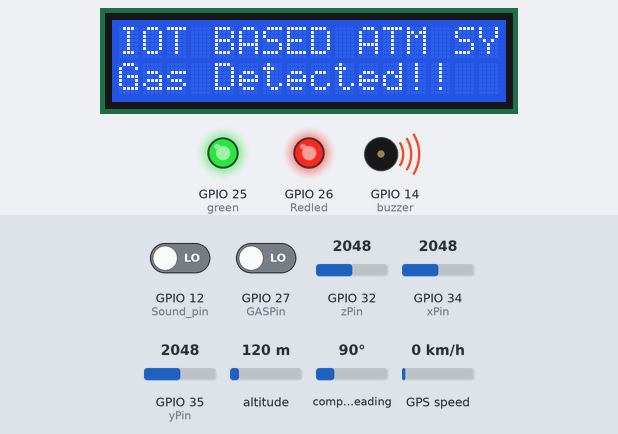
Bench run of a sketch on a simulated ESP32. Shown: 16×2 character LCD, output pins drawn as LEDs (lit = HIGH), buzzer (waves = sounding). Inputs (shaded band) come from the test bench; at power-on: GPIO 27 (GASPin) LOW, GPIO 12 (Sound_pin) LOW, GPIO 32 (zPin) = 2048, GPIO 34 (xPin) = 2048, GPIO 35 (yPin) = 2048, altitude 120 m, compass heading 90°, GPS speed 0 km/h. WiFi joins after 1.5 s; servers stay silent unless stated; the GPS gets a fix after 3 s at 37.7749, -122.4194 with 8 satellites; what the sketch prints to the serial monitor is not drawn.

Above: at 4.1 s.
4.2 s: GPIO 27 (GASPin) driven HIGH
At 12.8 s:
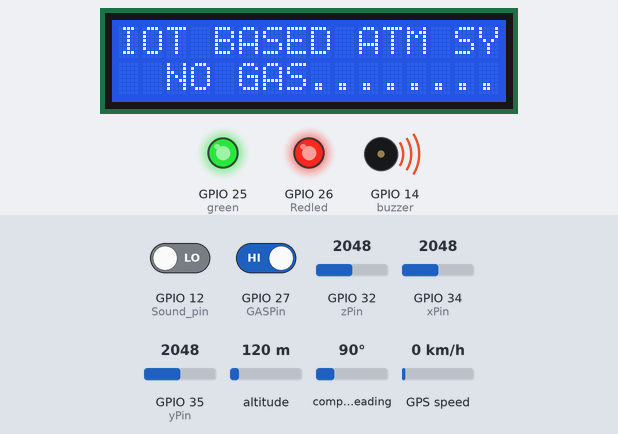
13.1 s: GPIO 27 (GASPin) driven LOW
At 18.5 s:
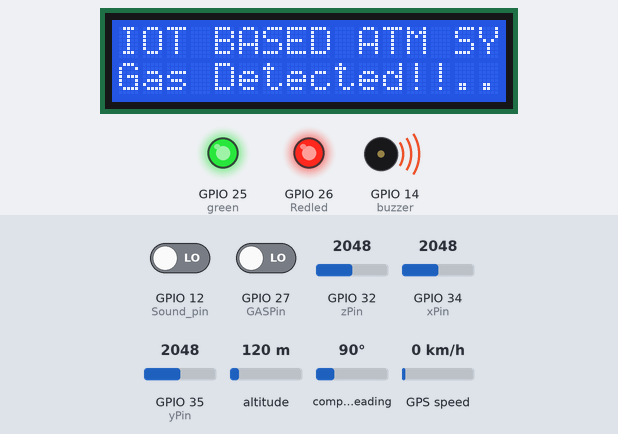
18.8 s: GPIO 12 (Sound_pin) driven HIGH
32.8 s: GPIO 27 (GASPin) driven HIGH
At 35.1 s:
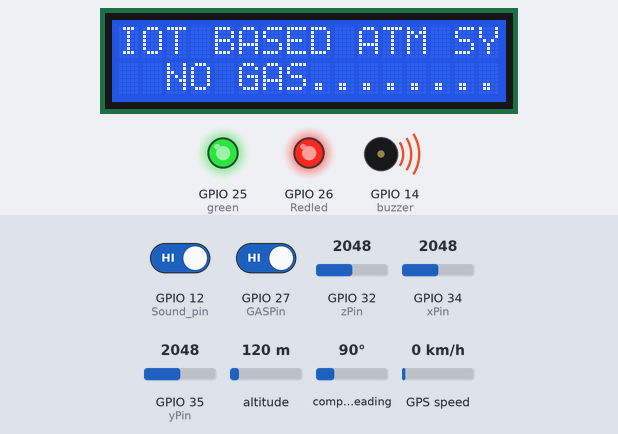
44.7 s: GPIO 12 (Sound_pin) driven LOW
At 45.4 s:
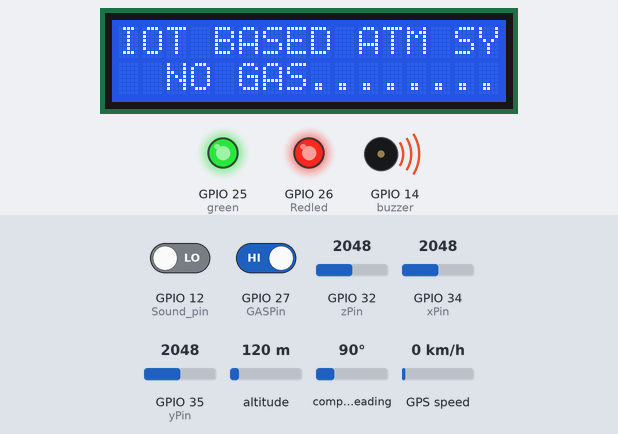
Timing chart, 0 to 47.2 s (numbered marks = the images above; inputs shaded):
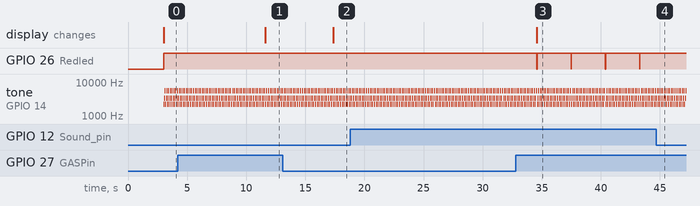

Measured:
- after the input at 4.2 s, the display: changes after 7.4 s (image 1)
- after the input at 13.1 s, the display: changes after 4.3 s (image 2)
- after the input at 32.8 s, GPIO 26 (Redled): alternates HIGH for 2.9 s and LOW for 0.03 s, starting after 1.8 s; the display: changes after 1.8 s (image 3)
- after the input at 44.7 s, GPIO 26 (Redled): stays HIGH (without the input it goes to LOW after 1.5 s)
- by itself, tone on GPIO 14 (buzzer): plays 5555 Hz for 0.05 s, 2222 Hz for 0.05 s, 3333 Hz for 0.05 s, 5555 Hz for 0.05 s, 2222 Hz for 0.05 s, 3333 Hz for 0.05 s … (278 notes in this stretch)

The sketch:

ATM_Blink_ESP32_update_111111.ino
```cpp
#define BLYNK_TEMPLATE_ID "TMPL2vmltBkK9"
#define BLYNK_TEMPLATE_NAME "ATM"
#define BLYNK_AUTH_TOKEN "QnormjHyk1IMOfyowTs9jkApFdwOVxgs"

#define BLYNK_PRINT Serial
#include <WiFi.h>
#include <WiFiClient.h>
#include <BlynkSimpleEsp32.h>

BlynkTimer timer;

//BLYNK APP AND INTENET CONNECTIONS
char auth[] = BLYNK_AUTH_TOKEN;
char ssid[] = "Galaxy";
char pass[] = "12345678";
 ////////////====
 #include<LiquidCrystal_I2C.h>
LiquidCrystal_I2C lcd(0x27, 16, 2);  // Adjust the I2C address if necessar

 /////////gps
#include <TinyGPS++.h>
#include <SoftwareSerial.h>
static const int RXPin = 18, TXPin = 19;// Here we make pin 4 as RX of arduino & pin 3 as TX of arduino
static const uint32_t GPSBaud = 9600;
TinyGPSPlus gps;
SoftwareSerial gps_module(RXPin, TXPin);
//
//String longitude;
//String latitude;
WidgetMap myMap(V5); //V0 - virtual pin for Map

// /////////////
//#include <SoftwareSerial.h>
//SoftwareSerial SIM900(17,16); // SoftSerial( RX , TX );   //Create software serial object to communicate with SIM800L
#define green 25 // Load1 Pin Out
#define Redled 26 // Load1 Pin Out
#define GASPin 27 // gas Pin IN
#define buzzer 14 // Load3 Pin Out
int Sound_pin=12;
String message;

/////////axal///
//--------------------------------------------------------------
#define xPin 34
#define yPin 35
#define zPin 32
//--------------------------------------------------------------
// Take multiple samples to reduce noise
const int samples = 10;
unsigned int move_index = 1;
//Variable  to store the speed, no. of satellites, direction
float gps_speed;
float no_of_satellites;
String satellite_orientation;
/////////////

void setup(){ // put your setup code here, to run once

  Serial.begin(115200);//Begin serial communication with Arduino and Arduino IDE (Serial Monitor)
  gps_module.begin(GPSBaud);
    lcd.begin();
  lcd.backlight();
  lcd.clear();
  lcd.setCursor(0,1);
  lcd.print("IOT MONITORING");
  lcd.setCursor(0,0);
  lcd.print("IOT BASED ATM SYS");

pinMode(green, OUTPUT);
pinMode(Redled, OUTPUT);
pinMode(buzzer, OUTPUT);
pinMode(GASPin, INPUT);
pinMode(Sound_pin,INPUT);

 Blynk.begin(auth, ssid, pass);

  WiFi.begin(ssid, pass);
  {
    delay(1000);
    Serial.print(".");
//    lcd.clear();
  }
  Serial.println("WiFi connected");

    Serial.println("Ready");    //Test the serial monitor

  timer.setInterval(300L, Accelerometer);
  timer.setInterval(100L, Gas);
  timer.setInterval(500L, displayInfo);
  timer.setInterval(100L, Sound);
  digitalWrite(green,HIGH);
  }

void loop(){
  while (gps_module.available() > 0)
  {
    //displays information every time a new sentence is correctly encoded.
    if (gps.encode(gps_module.read()))
    displayInfo();
  }
     displayInfo();
  ///////////end gps
  Blynk.run();
  timer.run();

}// END OF VOID LOOP

void displayInfo()
{
  if (gps.location.isValid())
  {
    //Storing the Latitude. and Longitude
  float   latitude = (gps.location.lat());
   float  longitude = (gps.location.lng());

    //Send to Serial Monitor for Debugging
//    Serial.print("LAT:  ");
//    Serial.println(latitude, 6);  // float to x decimal places
//    Serial.print("LONG: ");
//    Serial.println(longitude, 6);

    Blynk.virtualWrite(V6, String(latitude, 6));
    Blynk.virtualWrite(V7, String(longitude, 6));
    myMap.location(move_index, latitude, longitude, "GPS_Location");

    //get speed
    gps_speed = gps.speed.kmph();
    Blynk.virtualWrite(V8, gps_speed);

    //get number of satellites
    no_of_satellites = gps.satellites.value();
    Blynk.virtualWrite(V9, no_of_satellites);

    // get the satellite orientation/direction
    satellite_orientation = TinyGPSPlus::cardinal(gps.course.value());
    Blynk.virtualWrite(V10, satellite_orientation);
  }

  Serial.println();
}


 void Sound(){
  int state=digitalRead(Sound_pin);
  int val=map(state,1,0,0,1);

//Serial.println(state);
 Blynk.virtualWrite(V13, val);
if(val==1){
Blynk.logEvent("sound","sound Detect !"); //Enter your Event Name
    digitalWrite(Redled, HIGH);
   for(int i=0; i<=18; i++){
       tone(buzzer,2222);
     delay(50);
    tone(buzzer,3333);
     delay(50);
    tone(buzzer,5555);
     delay(50);
   }
}
   else{
    noTone(buzzer);
   }


}// end of sound sensor

void Gas(){
   int sensorValue = digitalRead(GASPin);
   int newSen=map(sensorValue ,1,0,0,1);
   Blynk.virtualWrite(V0, newSen);
  if(newSen==1){
    Blynk.logEvent("gas","Gas Detect !"); //Enter your Event Name
    digitalWrite(Redled, HIGH);
      lcd.setCursor(0,1);
  lcd.print("Gas Detected!!");

   for(int i=0; i<=18; i++){
       tone(buzzer,2222);
     delay(50);
    tone(buzzer,3333);
     delay(50);
    tone(buzzer,5555);
     delay(50);
   }
  }
  else{
    lcd.setCursor(0,1);
   lcd.print("  NO GAS..........!!");
    digitalWrite(Redled, LOW);
    noTone(buzzer);
  }
}// end of gas
 void Accelerometer(){
// Serial.println(sensorValue);
  //Read raw values
  int xRaw=0,yRaw=0,zRaw=0;
  for(int i=0;i<samples;i++)
  {
    xRaw+=analogRead(xPin);
    yRaw+=analogRead(yPin);
    zRaw+=analogRead(zPin);
  }
  xRaw/=samples;
  yRaw/=samples;
  zRaw/=samples;

    Blynk.virtualWrite(V2, xRaw);
  Blynk.virtualWrite(V3, yRaw);
    Blynk.virtualWrite(V4, zRaw);

  //--------------------------------------------------------------
//  Serial.print(xRaw);
//  Serial.print("\t");
//  Serial.print(yRaw);
//  Serial.print("\t");
//  Serial.print(zRaw);
//  Serial.println();

if((xRaw>=1900 && xRaw<=2120) && (yRaw>=1980 && yRaw<2150) && (zRaw>=2330 && zRaw<2480)){
    digitalWrite(Redled, LOW);
    noTone(buzzer);
}
//
 else{
    Blynk.logEvent("acc","pushing !"); //Enter your Event Name
    digitalWrite(Redled, HIGH);
   for(int i=0; i<=18; i++){
       tone(buzzer,2222);
     delay(50);
    tone(buzzer,3333);
     delay(50);
    tone(buzzer,5555);
     delay(50);
   }
 }
 }// END OF ACCELEROMETER
```
